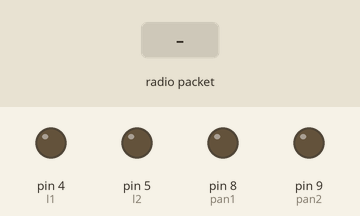
This sketch was run on a simulated Arduino Uno, built with avr-gcc and run on an emulated ATmega328P. On the bench: output pins drawn as LEDs (lit = HIGH). Inputs (shaded band) come from the test bench. No radio packets arrive unless stated; pins used as bus, display or sensor lines are not drawn; what the sketch prints to the serial monitor is not drawn.

Above: at 1.2 s.
1.3 s: radio packet "1" arrives
At 2.0 s:
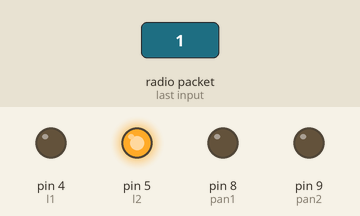
3.8 s: radio packet "0" arrives
At 4.6 s:
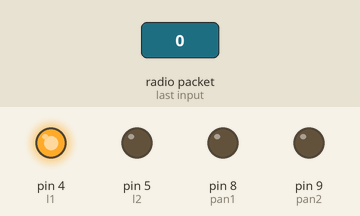
6.3 s: radio packet "2" arrives
At 7.6 s:
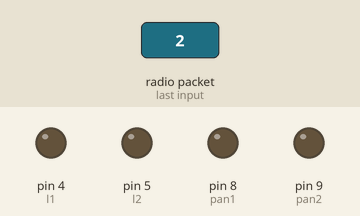
Timing chart, 0 to 9.3 s (numbered marks = the images above; inputs shaded):
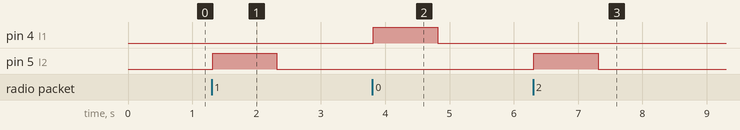

Measured:
- after the input at 1.3 s, pin 5 (l2): LOW → HIGH at once, → LOW 1.0 s later
- after the input at 3.8 s, pin 4 (l1): LOW → HIGH at once, → LOW 1.0 s later
- after the input at 6.3 s, pin 5 (l2): LOW → HIGH at once, → LOW 1.0 s later

The sketch:

Rocker_Bogie.ino
```cpp
#include <VirtualWire.h>

//#include <ServoTimer2.h>

int tilt_angle=0;
#define l1 4
#define l2 5
#define r1 6
#define r2 7
#define pan1 8
#define pan2 9
#define rollPin A0

//ServoTimer2 servoroll;

void setup()
{
vw_set_ptt_inverted(true); // Required for DR3100
vw_set_rx_pin(12);
vw_setup(4000); // Bits per sec

Serial.begin(9600);
//servoroll.attach(A0);
pinMode(l1,OUTPUT);
pinMode(l2,OUTPUT);
pinMode(r1,OUTPUT);
pinMode(r2,OUTPUT);
pinMode(pan1,OUTPUT);
pinMode(pan2,OUTPUT);
vw_rx_start();
}


void loop()
{
uint8_t buf[VW_MAX_MESSAGE_LEN];
uint8_t buflen = VW_MAX_MESSAGE_LEN;
Serial.println("b");
  if (vw_get_message(buf, &buflen)) // Non-blocking
  {

    buf[0]=buf[0]-48;
     Serial.println(buf[0]);
  if(buf[0]==1)
  {
  Serial.println("backward");
  backward();
  }
  else if(buf[0]==0)
  {
  Serial.println("forward");
  forward();
  }
  else if(buf[0]==2)
  {
  Serial.println("left");
  left();
  }
  else if(buf[0]==3)
  {
  Serial.println("right");
  right();
  }
  else if(buf[0]==4)
  {
  Serial.println("tilt up");
  tiltup();
  }
  else if(buf[0]==5)
  {
  Serial.println("tilt down");
  tiltdown();
  }
  else if(buf[0]==7)
  {
  Serial.println("pan right");
  panright();
  }
  else if(buf[0]==6)
  {
  Serial.println("pan left");
  panleft();
  }

  delay(1000);


  }
  stops();

}

void stops()
{
  digitalWrite(l1,LOW);
  digitalWrite(l2,LOW);
  digitalWrite(r1,LOW);
  digitalWrite(r2,LOW);
  digitalWrite(pan1,LOW);
  digitalWrite(pan2,LOW);
}

void tiltup()
{
   tilt_angle=tilt_angle+1;
  // servoroll.write(tilt_angle);                 //command to rotate the servo to the specified angle
   delay(50);

}

void tiltdown()
{
   tilt_angle=tilt_angle-1;
   //servoroll.write(tilt_angle);                 //command to rotate the servo to the specified angle
   delay(50);
}

void forward()
{
  digitalWrite(l1,HIGH);
  digitalWrite(l2,LOW);
  digitalWrite(r1,HIGH);
  digitalWrite(r2,LOW);

}

void backward()
{
  digitalWrite(l1,LOW);
  digitalWrite(l2,HIGH);
  digitalWrite(r1,LOW);
  digitalWrite(r2,HIGH);

}

void left()
{
  digitalWrite(l1,LOW);
  digitalWrite(l2,HIGH);
  digitalWrite(r1,HIGH);
  digitalWrite(r2,LOW);

}

void right()
{
  digitalWrite(l1,HIGH);
  digitalWrite(l2,LOW);
  digitalWrite(r1,LOW);
  digitalWrite(r2,HIGH);
}

void panleft()
{
  digitalWrite(pan1,HIGH);
  digitalWrite(pan2,LOW);
}


void panright()
{
  digitalWrite(pan1,LOW);
  digitalWrite(pan2,HIGH);
}
```
